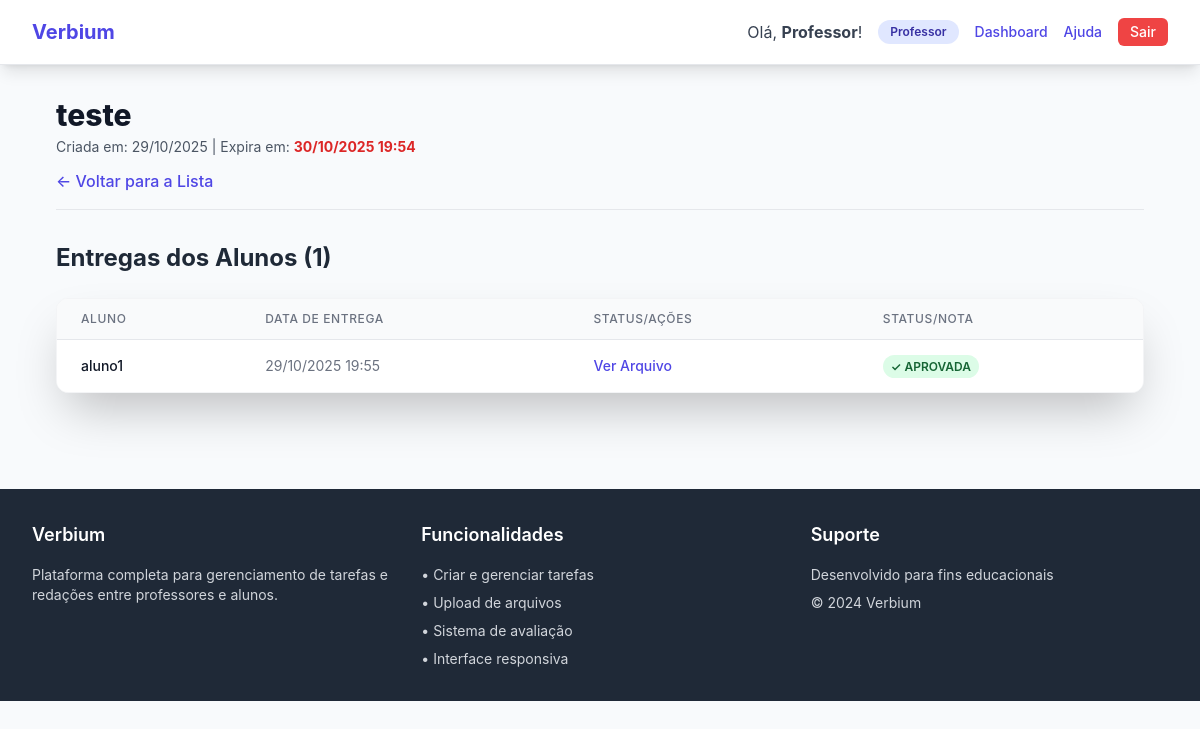
/tarefas/3/entrega/ (signed in), run on the app's committed database.
### tarefas/models.py (models this page shows, shortened)
class Tarefa(models.Model):
    professor = models.ForeignKey(User, on_delete=models.CASCADE,
                                  limit_choices_to={'is_superuser': True},
                                  related_name='tarefas_criadas',
                                  verbose_name='Professor')
    alunos_especificos = models.ManyToManyField(User,
                                                limit_choices_to={'is_superuser': False},
                                                related_name='tarefas_especificas',
                                                blank=True,
                                                verbose_name='Alunos Específicos')
    titulo = models.CharField(max_length=200, verbose_name='Título')
    descricao = models.TextField(verbose_name='Descrição')
    data_publicacao = models.DateTimeField(default=timezone.now, verbose_name='Publicado em')
    data_expiracao = models.DateTimeField(verbose_name='Data de Expiração')
    ativa = models.BooleanField(default=True, verbose_name='Ativa')
    class Meta:
        verbose_name = 'Tarefa'
        verbose_name_plural = 'Tarefas'
        ordering = ['data_expiracao']
    def is_expired(self, data_comparacao=None):
        if data_comparacao:
            return self.data_expiracao < data_comparacao
        return self.data_expiracao < timezone.now()

class Entrega(models.Model):
    tarefa = models.ForeignKey(Tarefa, on_delete=models.CASCADE, related_name='entregas',
                               verbose_name='Tarefa')
    aluno = models.ForeignKey(User, on_delete=models.CASCADE,
                              limit_choices_to={'is_superuser': False},
                              related_name='minhas_entregas',
                              verbose_name='Aluno')
    data_entrega = models.DateTimeField(default=timezone.now, verbose_name='Data da Entrega')
    arquivo = models.FileField(upload_to=user_directory_path, verbose_name='Arquivo de Entrega')
    STATUS_CHOICES = [
        ('pendente', 'Pendente'),
        ('aprovada', 'Aprovada'),
        ('rejeitada', 'Rejeitada'),
    ]
    status = models.CharField(max_length=10, choices=STATUS_CHOICES, default='pendente', verbose_name='Status')
    nota = models.DecimalField(max_digits=5, decimal_places=2, null=True, blank=True, verbose_name='Nota')
    comentarios_professor = models.TextField(null=True, blank=True, verbose_name='Comentários')
    class Meta:
        verbose_name = 'Entrega'
        verbose_name_plural = 'Entregas'
        unique_together = ('tarefa', 'aluno')
        ordering = ['-data_entrega']

### tarefas/views.py (the view, shortened to what this page needs)
# urls.py: path('tarefas/<int:tarefa_id>/entrega/', views.detalhe_tarefa_entrega, name='detalhe_tarefa_entrega'),
@login_required
def detalhe_tarefa_entrega(request, tarefa_id):
    tarefa = get_object_or_404(Tarefa, pk=tarefa_id)
    if request.user.is_superuser:
        entregas = Entrega.objects.filter(tarefa=tarefa).select_related('aluno').order_by('-data_entrega')
        context = {
            'tarefa': tarefa,
            'entregas': entregas,
            'titulo_pagina': f'Entregas para: {tarefa.titulo}',
        }
        return render(request, 'tarefas/detalhe_professor.html', context)

### templates/tarefas/detalhe_professor.html (shortened to what this page needs)
{% extends 'base.html' %}
{% load static %}
{% block content %}
<div class="max-w-6xl mx-auto px-4 sm:px-6 lg:px-8 py-8">
    <header class="mb-8 border-b pb-4">
        <h1 class="text-3xl font-extrabold text-gray-900">{{ tarefa.titulo }}</h1>
        <p class="text-gray-600 text-sm mt-1">Criada em: {{ tarefa.data_publicacao|date:"d/m/Y" }} | Expira em:
            <span class="font-bold {% if tarefa.is_expired %}text-red-600{% else %}text-green-600{% endif %}">
                {{ tarefa.data_expiracao|date:"d/m/Y H:i" }}
            </span>
        </p>
        <a href="{% url 'tarefas:lista_tarefas' %}" class="text-indigo-600 hover:text-indigo-800 font-medium mt-3 inline-block transition duration-150">
            ← Voltar para a Lista
        </a>
    </header>
    <h2 class="text-2xl font-bold text-gray-800 mb-6">Entregas dos Alunos ({{ entregas.count }})</h2>
    <div class="bg-white rounded-xl shadow-2xl border border-gray-100 overflow-hidden">
        {% if entregas %}
        <table class="min-w-full divide-y divide-gray-200">
            <thead class="bg-gray-50">
                <tr>
                    <th class="px-6 py-3 text-left text-xs font-medium text-gray-500 uppercase tracking-wider">Aluno</th>
                    <th class="px-6 py-3 text-left text-xs font-medium text-gray-500 uppercase tracking-wider">Data de Entrega</th>
                    <th class="px-6 py-3 text-left text-xs font-medium text-gray-500 uppercase tracking-wider">Status/Ações</th>
                    <th class="px-6 py-3 text-left text-xs font-medium text-gray-500 uppercase tracking-wider">Status/Nota</th>
                </tr>
            </thead>
            <tbody class="bg-white divide-y divide-gray-200">
                {% for entrega in entregas %}
                <tr>
                    <td class="px-6 py-4 whitespace-nowrap text-sm font-medium text-gray-900">{{ entrega.aluno.username }}</td>
                    <td class="px-6 py-4 whitespace-nowrap text-sm text-gray-500">
                        {{ entrega.data_entrega|date:"d/m/Y H:i" }}
                    </td>
                    <td class="px-6 py-4 whitespace-nowrap text-sm font-medium">
                        <div class="flex space-x-2">
                            <a href="{{ entrega.arquivo.url }}" target="_blank" class="text-indigo-600 hover:text-indigo-900 transition duration-150">
                                Ver Arquivo
                            </a>
                        </div>
                    </td>
                    <td class="px-6 py-4 whitespace-nowrap text-sm text-gray-500">
                        {% if entrega.status == 'aprovada' %}
                            <span class="px-2 py-1 bg-green-100 text-green-800 rounded-full text-xs font-semibold">✓ APROVADA</span>
                        {% elif entrega.status == 'rejeitada' %}
                            <span class="px-2 py-1 bg-red-100 text-red-800 rounded-full text-xs font-semibold">✗ REJEITADA</span>
                        {% else %}
                            <span class="px-2 py-1 bg-yellow-100 text-yellow-800 rounded-full text-xs font-semibold">⏳ PENDENTE</span>
                        {% endif %}
                    </td>
                </tr>
                {% endfor %}
            </tbody>
        </table>
        {% else %}
        <p class="p-6 text-gray-600 text-center">Nenhum aluno submeteu esta tarefa ainda.</p>
        {% endif %}
    </div>
</div>
{% endblock %}

### templates/base.html (shortened to what this page needs)
<!DOCTYPE html>
<html lang="pt-br">
<head>
    <script src="https://cdn.tailwindcss.com"></script>
</head>
<body class="min-h-screen">
    <nav class="bg-white shadow-lg border-b">
        <div class="max-w-7xl mx-auto px-4 sm:px-6 lg:px-8">
            <div class="flex justify-between h-16">
                <div class="flex items-center">
                    <a href="{% url 'tarefas:home' %}" class="text-xl font-bold text-indigo-600 hover:text-indigo-800 transition duration-150">Verbium</a>
                </div>
                <div class="flex items-center space-x-4">
                    {% if user.is_authenticated %}
                        <span class="text-gray-700">Olá, <strong>{{ user.first_name|default:user.username }}</strong>!</span>
                        {% if user.is_superuser %}
                            <span class="px-3 py-1 bg-indigo-100 text-indigo-800 rounded-full text-xs font-semibold">Professor</span>
                            <a href="{% url 'tarefas:dashboard' %}" class="text-indigo-600 hover:text-indigo-800 font-medium text-sm">Dashboard</a>
                            <a href="{% url 'tarefas:ajuda' %}" class="text-indigo-600 hover:text-indigo-800 font-medium text-sm">Ajuda</a>
                        {% endif %}
                        <a href="{% url 'tarefas:logout' %}" class="bg-red-500 hover:bg-red-600 text-white px-3 py-1 rounded-md text-sm font-medium transition duration-150">Sair</a>
                    {% else %}
                        <a href="/auth/login/" class="bg-indigo-600 hover:bg-indigo-700 text-white px-4 py-2 rounded-md font-medium transition duration-150">Entrar</a>
                    {% endif %}
                </div>
            </div>
        </div>
    </nav>
    <main>
        {% block content %}
        {% endblock %}
    </main>
    <footer class="bg-gray-800 text-white py-8 mt-16">
        <div class="max-w-7xl mx-auto px-4 sm:px-6 lg:px-8">
            <div class="grid grid-cols-1 md:grid-cols-3 gap-8">
                <div>
                    <h3 class="text-lg font-semibold mb-4">Verbium</h3>
                    <p class="text-gray-300 text-sm">Plataforma completa para gerenciamento de tarefas e redações entre professores e alunos.</p>
                </div>
                <div>
                    <h3 class="text-lg font-semibold mb-4">Funcionalidades</h3>
                    <ul class="text-gray-300 text-sm space-y-2">
                        <li>• Criar e gerenciar tarefas</li>
                        <li>• Upload de arquivos</li>
                        <li>• Sistema de avaliação</li>
                        <li>• Interface responsiva</li>
                    </ul>
                </div>
                <div>
                    <h3 class="text-lg font-semibold mb-4">Suporte</h3>
                    <p class="text-gray-300 text-sm mb-2">Desenvolvido para fins educacionais</p>
                    <p class="text-gray-300 text-sm">&copy; 2024 Verbium</p>
                </div>
            </div>
        </div>
    </footer>
</body>
</html>

### templates/base.html (style rules this page uses)
body { background-color: #f8fafc; font-family: 'Inter', -apple-system, BlinkMacSystemFont, sans-serif; }

### data on the page
Tarefa: titulo "teste", data_publicacao "29/10/2025", data_expiracao "30/10/2025 19:54"
Entrega: aluno.username "aluno1", data_entrega "29/10/2025 19:55", status "✓ APROVADA"

### other printed values
{{ user.first_name|default:user.username }} "Professor"
{{ entregas.count }} "1"
